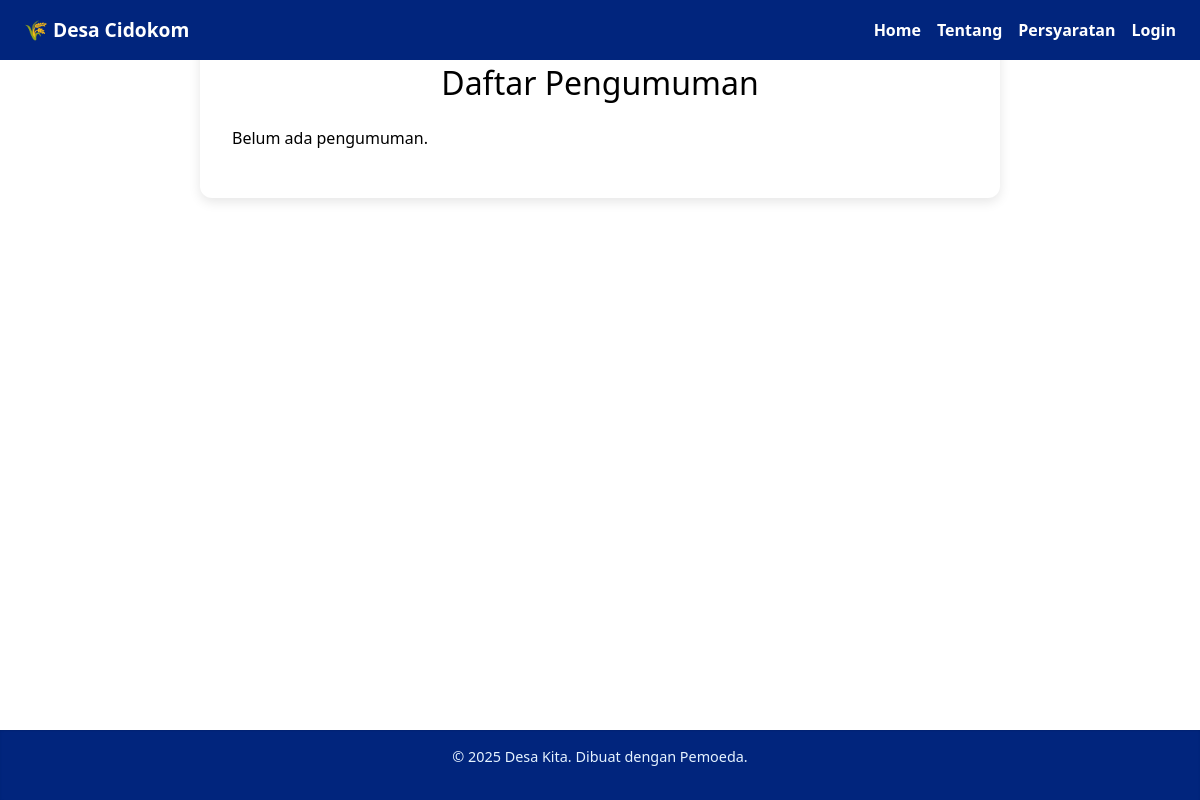
/pengumuman/, run on an earlier commit of the app's database.
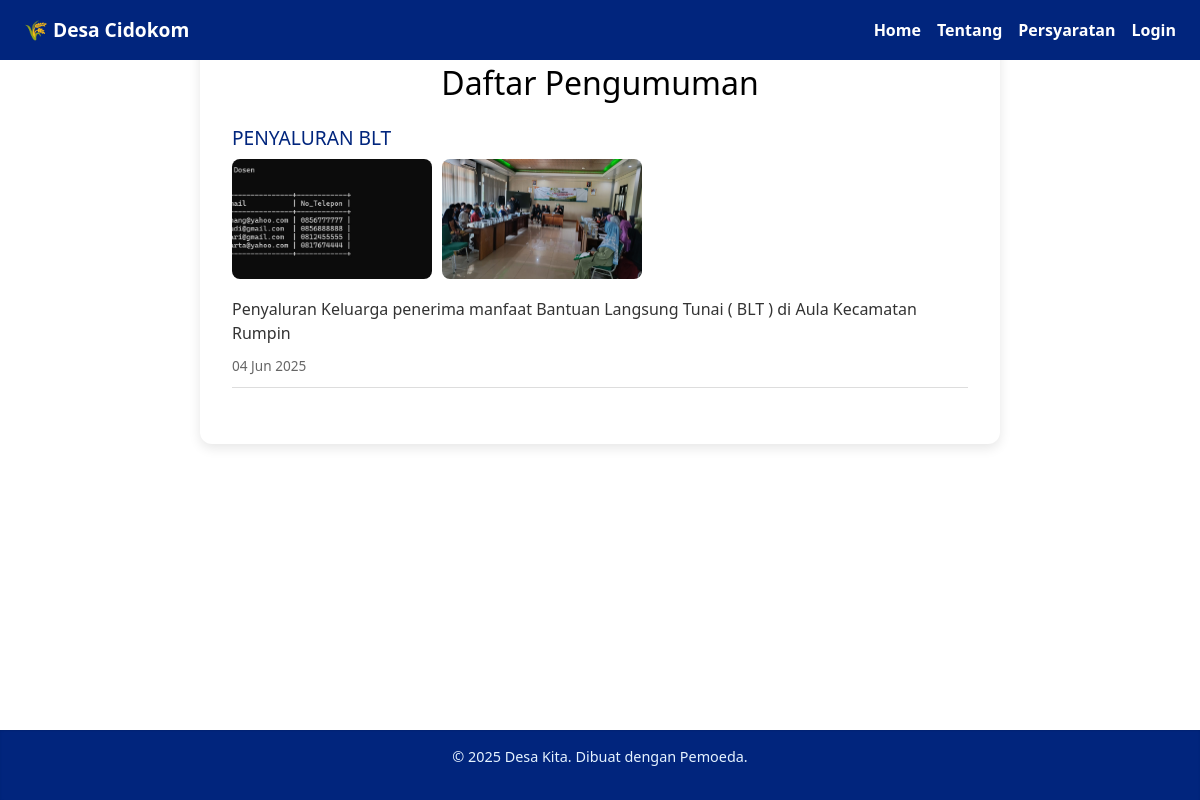
And on a later commit of the database.
### kembang/models.py (models this page shows, shortened)
class Announcement(models.Model):
    title = models.CharField(max_length=200)
    content = models.TextField()
    published_at = models.DateTimeField(auto_now_add=True)
    updated_at = models.DateTimeField(auto_now=True)
    is_active = models.BooleanField(default=True)
    class Meta:
        ordering = ['-published_at']   # pengumuman terbaru muncul paling atas
        verbose_name = "Pengumuman"
        verbose_name_plural = "Pengumuman"

class AnnouncementImage(models.Model):
    announcement = models.ForeignKey(Announcement, on_delete=models.CASCADE, related_name='images')
    image = models.ImageField(upload_to='announcement_images/')

### kembang/views.py (the view)
# urls.py: path('pengumuman/', views.announcement_list, name='announcement_list'),
def announcement_list(request):
    announcements = Announcement.objects.filter(is_active=True).order_by('-published_at')
    return render(request, 'profile/list_pengumuman.html', {'announcements': announcements})

### kembang/templates/profile/list_pengumuman.html (shortened to what this page needs)
{% extends "partials/base.html" %}
{% load static %}
{% block css %}
    <link rel="stylesheet" href="https://cdnjs.cloudflare.com/ajax/libs/font-awesome/6.5.0/css/all.min.css">
{% endblock %}
{% block content %}
<main>
    <h2>Daftar Pengumuman</h2>
    {% if announcements %}
      {% for a in announcements %}
      <div class="announcement">
        <h3><a href="{% url 'announcement_detail' a.pk %}">{{ a.title }}</a></h3>
        {% if a.images.all %}
        <div class="image-scroll-container">
          {% for img in a.images.all %}
            <img src="{{ img.image.url }}" width="200" alt="Gambar Pengumuman {{ forloop.counter }}">
          {% endfor %}
        </div>
        {% else %}
          <p>Tidak ada gambar untuk pengumuman ini.</p>
        {% endif %}
        <p>{{ a.content|truncatewords:20 }}</p>
        <small>{{ a.published_at|date:"d M Y" }}</small>
      </div>
      {% endfor %}
    {% else %}
      <p>Belum ada pengumuman.</p>
    {% endif %}
    </main>
{% endblock %}

What changed in the data, as far as the page shows it:
added Announcement: title "PENYALURAN BLT", content "Penyaluran Keluarga penerima manfaat Bantuan Langsung Tunai ( BLT ) di Aula Kecamatan Rumpin", published_at "04 Jun 2025"
added AnnouncementImage: image (picture)
added AnnouncementImage: image (picture)
Also different on the page:
text no longer shown: "Belum ada pengumuman."
